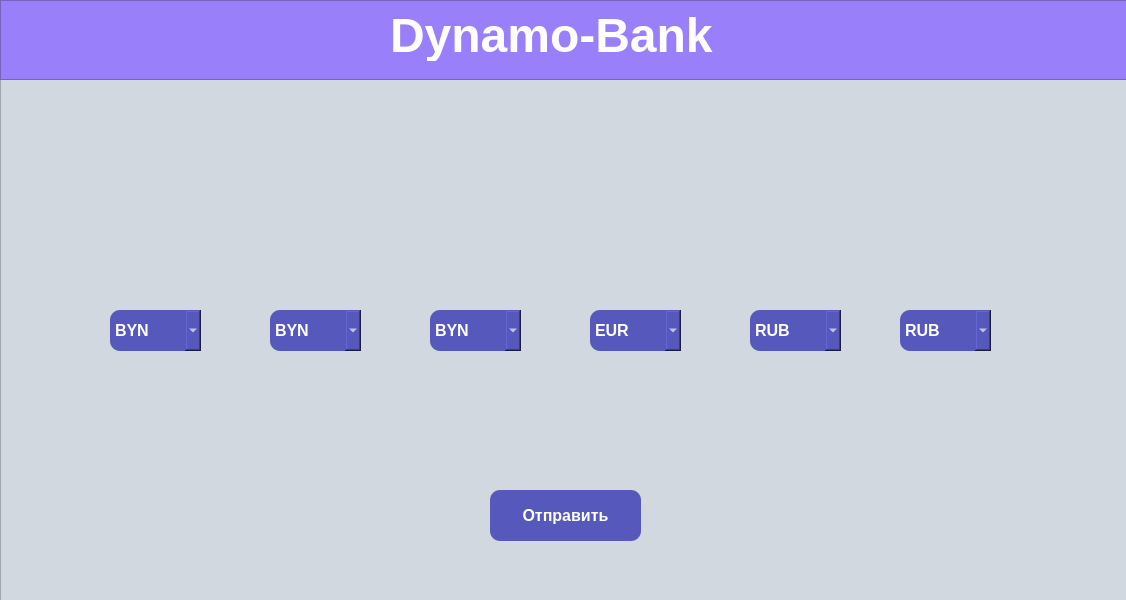
<?xml version="1.0" encoding="UTF-8"?>
<ui version="4.0">
 <class>MainWindow</class>
 <widget class="QMainWindow" name="MainWindow">
  <property name="geometry">
   <rect>
    <x>0</x>
    <y>0</y>
    <width>1126</width>
    <height>600</height>
   </rect>
  </property>
  <property name="windowTitle">
   <string>MainWindow</string>
  </property>
  <widget class="QWidget" name="centralwidget">
   <widget class="QFrame" name="frame">
    <property name="geometry">
     <rect>
      <x>0</x>
      <y>0</y>
      <width>1131</width>
      <height>601</height>
     </rect>
    </property>
    <property name="styleSheet">
     <string notr="true">background-color:#d1d8e0;</string>
    </property>
    <property name="frameShape">
     <enum>QFrame::StyledPanel</enum>
    </property>
    <property name="frameShadow">
     <enum>QFrame::Raised</enum>
    </property>
    <widget class="QFrame" name="frame_2">
     <property name="geometry">
      <rect>
       <x>0</x>
       <y>0</y>
       <width>1131</width>
       <height>80</height>
      </rect>
     </property>
     <property name="styleSheet">
      <string notr="true">background-color:#9980FA;
color:white;
text-align:center;</string>
     </property>
     <property name="frameShape">
      <enum>QFrame::StyledPanel</enum>
     </property>
     <property name="frameShadow">
      <enum>QFrame::Raised</enum>
     </property>
     <widget class="QLabel" name="label">
      <property name="geometry">
       <rect>
        <x>390</x>
        <y>10</y>
        <width>391</width>
        <height>51</height>
       </rect>
      </property>
      <property name="font">
       <font>
        <family>Tahoma</family>
        <pointsize>36</pointsize>
        <weight>75</weight>
        <bold>true</bold>
       </font>
      </property>
      <property name="styleSheet">
       <string notr="true">color:#black;</string>
      </property>
      <property name="text">
       <string>Dynamo-Bank</string>
      </property>
     </widget>
    </widget>
    <widget class="QLabel" name="label_2">
     <property name="geometry">
      <rect>
       <x>470</x>
       <y>590</y>
       <width>461</width>
       <height>181</height>
      </rect>
     </property>
     <property name="text">
      <string/>
     </property>
     <property name="pixmap">
      <pixmap>imgonline-com-ua-Transparent-backgr-48tgqomMjDUEwY.png</pixmap>
     </property>
    </widget>
    <widget class="QLabel" name="label_3">
     <property name="geometry">
      <rect>
       <x>320</x>
       <y>80</y>
       <width>461</width>
       <height>181</height>
      </rect>
     </property>
     <property name="text">
      <string/>
     </property>
     <property name="pixmap">
      <pixmap>imgonline-com-ua-Transparent-backgr-48tgqomMjDUEwY.png</pixmap>
     </property>
    </widget>
    <widget class="QPushButton" name="send_button">
     <property name="geometry">
      <rect>
       <x>490</x>
       <y>490</y>
       <width>151</width>
       <height>51</height>
      </rect>
     </property>
     <property name="font">
      <font>
       <family>Tahoma</family>
       <pointsize>12</pointsize>
       <weight>75</weight>
       <bold>true</bold>
      </font>
     </property>
     <property name="styleSheet">
      <string notr="true">QPushButton{background-color:#5758BB;
color:white;
border-radius: 10px;}
QPushButton:pressed{
background-color:darkgreen;
color:white;
border-radius: 10px;
}</string>
     </property>
     <property name="text">
      <string>Отправить</string>
     </property>
    </widget>
    <widget class="QComboBox" name="byn_usd">
     <property name="geometry">
      <rect>
       <x>110</x>
       <y>310</y>
       <width>91</width>
       <height>41</height>
      </rect>
     </property>
     <property name="font">
      <font>
       <family>Tahoma</family>
       <pointsize>12</pointsize>
       <weight>75</weight>
       <bold>true</bold>
      </font>
     </property>
     <property name="styleSheet">
      <string notr="true">background-color:#5758BB;
color:white;
border-radius: 10px;</string>
     </property>
     <item>
      <property name="text">
       <string>BYN</string>
      </property>
     </item>
     <item>
      <property name="text">
       <string>USD</string>
      </property>
     </item>
    </widget>
    <widget class="QComboBox" name="byn_eur">
     <property name="geometry">
      <rect>
       <x>270</x>
       <y>310</y>
       <width>91</width>
       <height>41</height>
      </rect>
     </property>
     <property name="font">
      <font>
       <family>Tahoma</family>
       <pointsize>12</pointsize>
       <weight>75</weight>
       <bold>true</bold>
      </font>
     </property>
     <property name="styleSheet">
      <string notr="true">background-color:#5758BB;
color:white;
border-radius: 10px;</string>
     </property>
     <item>
      <property name="text">
       <string>BYN</string>
      </property>
     </item>
     <item>
      <property name="text">
       <string>EUR</string>
      </property>
     </item>
    </widget>
    <widget class="QComboBox" name="byn_rub">
     <property name="geometry">
      <rect>
       <x>430</x>
       <y>310</y>
       <width>91</width>
       <height>41</height>
      </rect>
     </property>
     <property name="font">
      <font>
       <family>Tahoma</family>
       <pointsize>12</pointsize>
       <weight>75</weight>
       <bold>true</bold>
      </font>
     </property>
     <property name="styleSheet">
      <string notr="true">background-color:#5758BB;
color:white;
border-radius: 10px;</string>
     </property>
     <item>
      <property name="text">
       <string>BYN</string>
      </property>
     </item>
     <item>
      <property name="text">
       <string>RUB</string>
      </property>
     </item>
    </widget>
    <widget class="QComboBox" name="eur_usd">
     <property name="geometry">
      <rect>
       <x>590</x>
       <y>310</y>
       <width>91</width>
       <height>41</height>
      </rect>
     </property>
     <property name="font">
      <font>
       <family>Tahoma</family>
       <pointsize>12</pointsize>
       <weight>75</weight>
       <bold>true</bold>
      </font>
     </property>
     <property name="styleSheet">
      <string notr="true">background-color:#5758BB;
color:white;
border-radius: 10px;</string>
     </property>
     <item>
      <property name="text">
       <string>EUR</string>
      </property>
     </item>
     <item>
      <property name="text">
       <string>USD</string>
      </property>
     </item>
    </widget>
    <widget class="QComboBox" name="rub_usd">
     <property name="geometry">
      <rect>
       <x>750</x>
       <y>310</y>
       <width>91</width>
       <height>41</height>
      </rect>
     </property>
     <property name="font">
      <font>
       <family>Tahoma</family>
       <pointsize>12</pointsize>
       <weight>75</weight>
       <bold>true</bold>
      </font>
     </property>
     <property name="styleSheet">
      <string notr="true">background-color:#5758BB;
color:white;
border-radius: 10px;</string>
     </property>
     <item>
      <property name="text">
       <string>RUB</string>
      </property>
     </item>
     <item>
      <property name="text">
       <string>USD</string>
      </property>
     </item>
    </widget>
    <widget class="QComboBox" name="rub_eur">
     <property name="geometry">
      <rect>
       <x>900</x>
       <y>310</y>
       <width>91</width>
       <height>41</height>
      </rect>
     </property>
     <property name="font">
      <font>
       <family>Tahoma</family>
       <pointsize>12</pointsize>
       <weight>75</weight>
       <bold>true</bold>
      </font>
     </property>
     <property name="styleSheet">
      <string notr="true">background-color:#5758BB;
color:white;
border-radius: 10px;</string>
     </property>
     <item>
      <property name="text">
       <string>RUB</string>
      </property>
     </item>
     <item>
      <property name="text">
       <string>EUR</string>
      </property>
     </item>
    </widget>
   </widget>
  </widget>
 </widget>
 <resources/>
 <connections/>
</ui>
